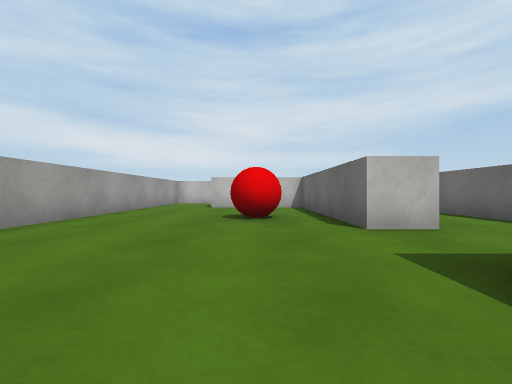
[1] (above)

16 first-person views from a walk through a Unity game level. The camera is 0.51 m above the floor, looks level and sees 90° across. The floor is counted in squares, 1 m on a side. Each view is taken from the middle of a square. On the plan, view 1 faces up. The plan holds only what a view shows up to about 9 squares ahead; the rest is blank. The player is left out. Surface patterns are stand-ins for the level's own textures.

[2]
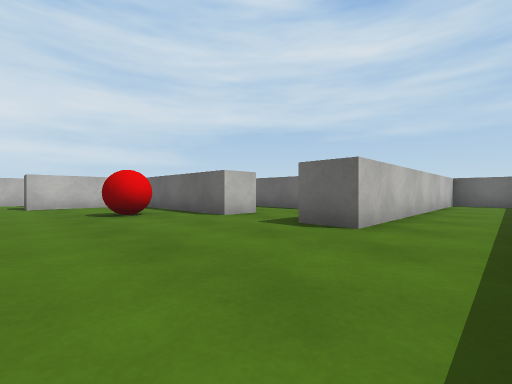

[3]
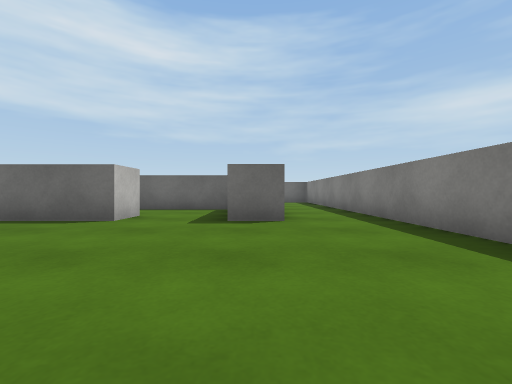

[4]
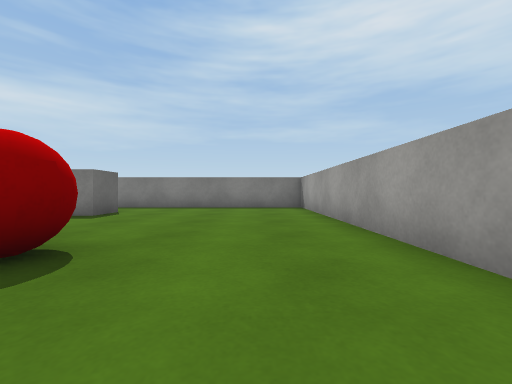

[5]
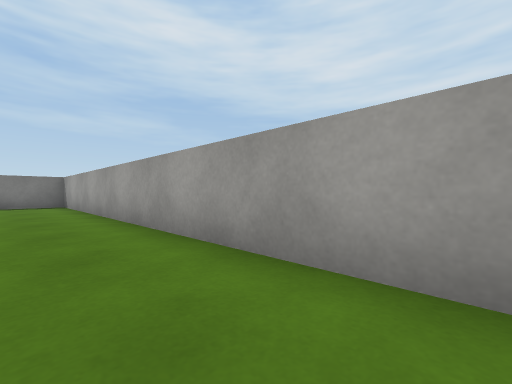

[6]
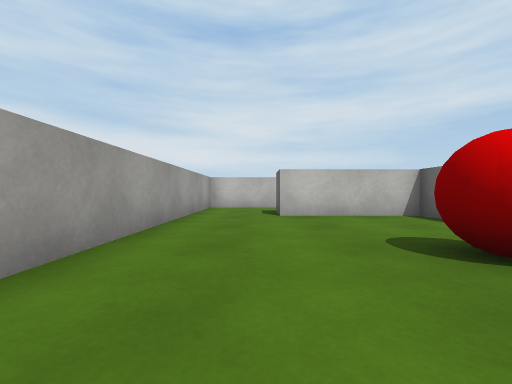

[7]
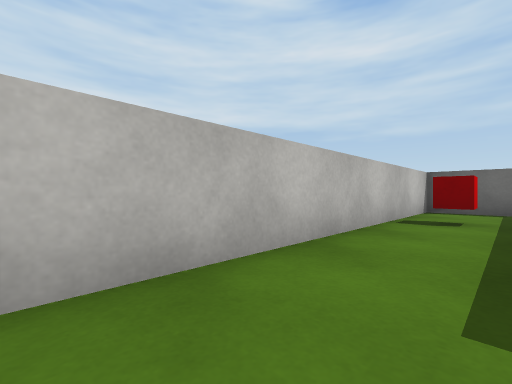

[8]
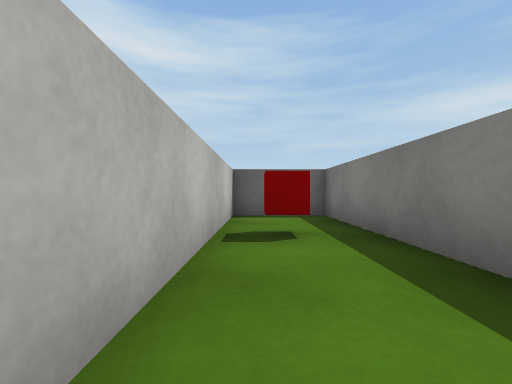

[9]
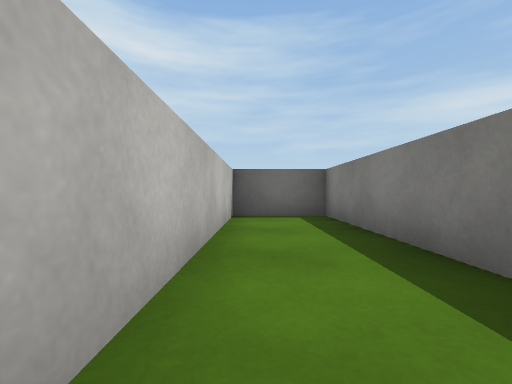

[10]
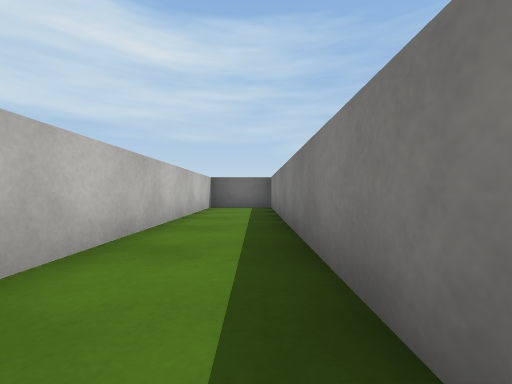

[11]
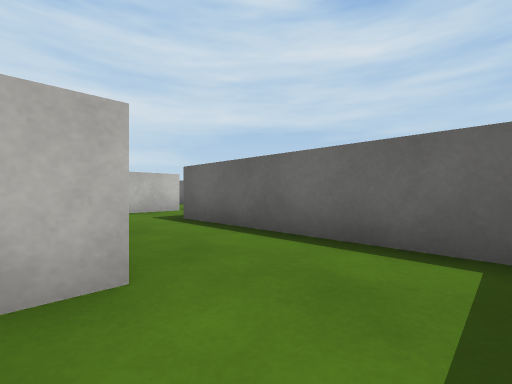

[12]
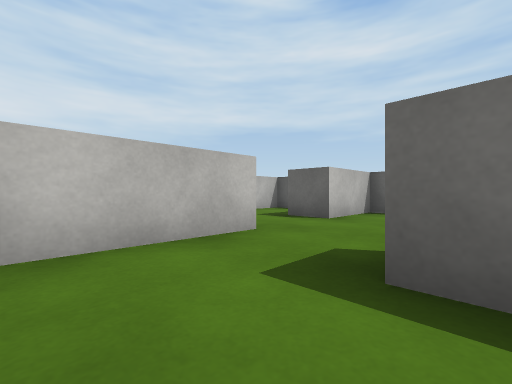

[13]
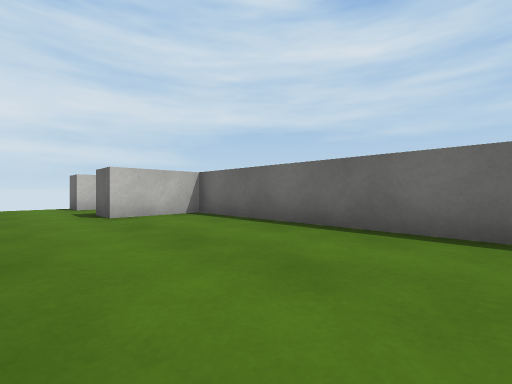

[14]
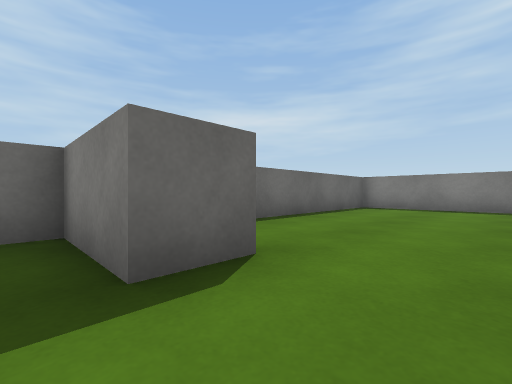

[15]
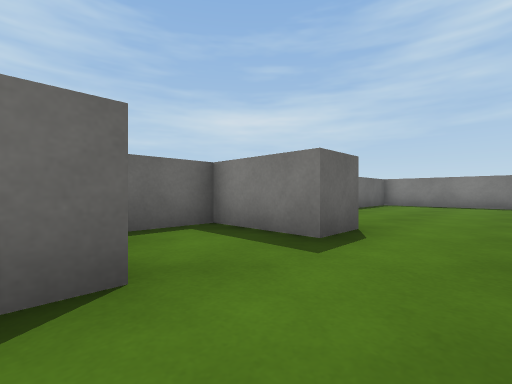

[16]
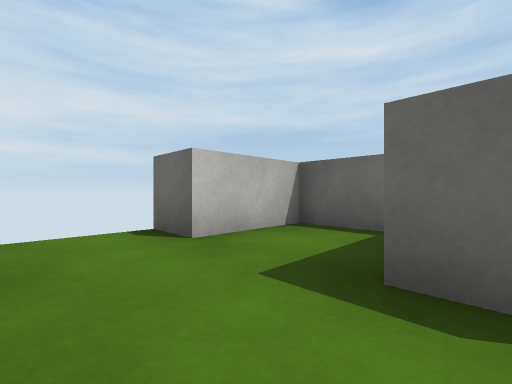

### Floor plan
Points are (right, up) in squares from view 1. A wall is a line through its corners. A room is listed if a view was taken in it or the views show most of it. See-through windows are left out.
Room 1 (views 1, 2, 3, 4, 6, 9, 10)
walls: (1.5, 3.5) (1.5, 8.5) (-1.5, 8.5); (-3.5, 8.5) (-3.5, -1.5) (9.5, -1.5) (9.5, 0.5) (1.5, 0.5) (1.5, 1.5)
ways out: opening at (-2.5, 9) to room 2; opening at (2, 2.5) to room 3
objects: red ball (0, 5)
Room 2 (views 5, 7, 8)
walls: (0.5, 9.5) (4.5, 9.5) (4.5, 11.5) (-3.5, 11.5) (-3.5, 8.5); (-1.5, 8.5) (-1.5, 9.5)
ways out: opening at (-2.5, 9) to room 1
objects: red cube (2, 11)
Room 3 (views 11, 12)
walls: (2.6, 3.5) (1.5, 3.5); (4.5, 1.8) (4.5, 6.5); (1.5, 1.5) (2, 1.5); (5.6, 8.5) (3, 8.5)
ways out: opening at (2, 2.5) to room 1; opening at (5, 7.5) to room 4
Room 4 (view 13)
walls: (6, 1.5) (9.5, 1.5) (9.5, 8.5) (7.5, 8.5)
ways out: opening at (5, 7.5) to room 3; opening at (6.5, 9) to room 5
Room 5 (views 14, 15, 16)
walls: (7.5, 8.5) (7.5, 9.5) (9.5, 9.5) (9.5, 11.5) (7.5, 11.5) (7.5, 12.5)
ways out: opening at (6.5, 9) to room 4

Positions as (right, up) in squares from view 1, and headings:
1: (0, 0), facing up
2: (-2, -1), facing up-right
3: (-3, 1), facing right
4: (-2, 7), facing down
5: (-2, 9), facing down-left
6: (-2, 3), facing up
7: (-3, 10), facing up-right
8: (-1, 11), facing right
9: (4, 0), facing right
10: (1, -1), facing right
11: (2, 2), facing up-right
12: (3, 6), facing up-right
13: (6, 3), facing up-right
14: (6, 10), facing down-right
15: (6, 12), facing down-right
16: (6, 9), facing up-right
